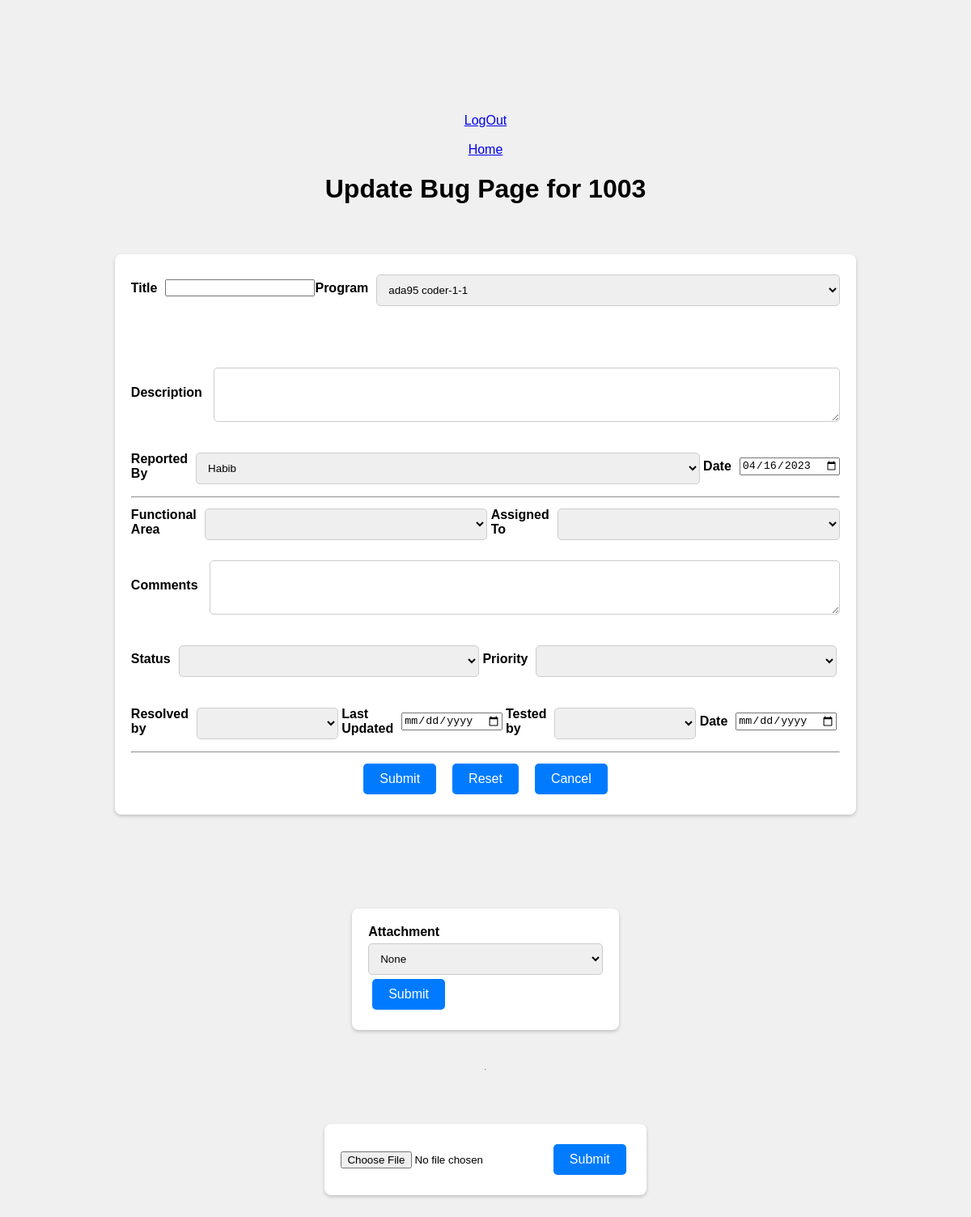
Page /update_bug/1003 (signed in) on the earlier database version.
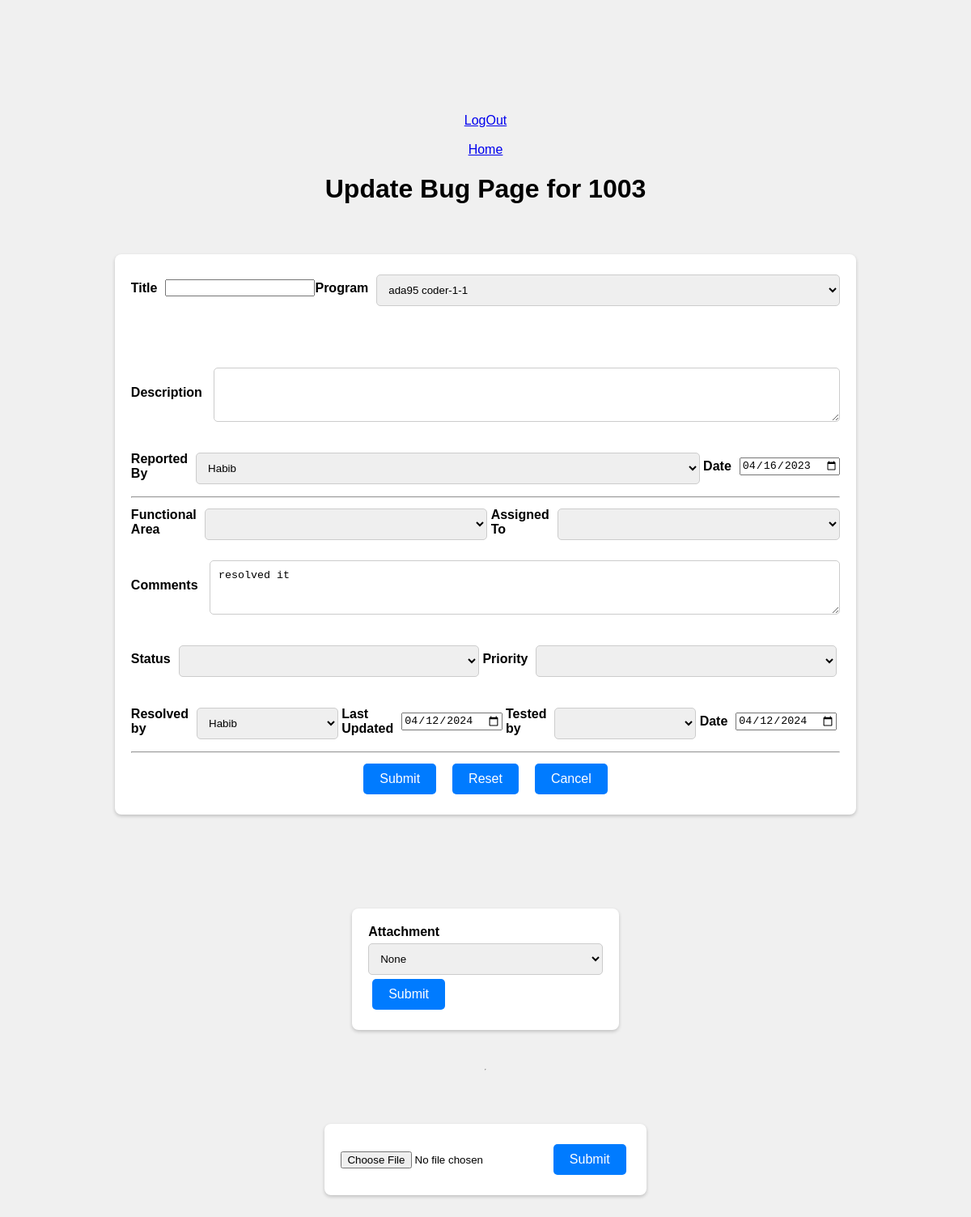
Same page on the later database version.
### tables this page shows
CREATE TABLE BUGS (
            bug_id INTEGER NOT NULL PRIMARY KEY AUTOINCREMENT,
            program_options TEXT,
            report_options TEXT,
            severity TEXT,
            problem_summary TEXT,
            reproducible TEXT,
            problem TEXT,
            reported_by TEXT,
            entry_date TEXT,
            areas TEXT,
            assigned_to TEXT,
            comments TEXT,
            status TEXT,
            priority TEXT,
            resolution TEXT,
            resolution_version TEXT,
            resolved_by TEXT,
            resolved_date TEXT,
            tested_by TEXT,
            tested_date TEXT,
            treat_as TEXT
        );

CREATE TABLE `employees` ( `emp_id` INTEGER NOT NULL PRIMARY KEY AUTOINCREMENT, `name` varchar(32) NOT NULL, `username` varchar(32) NOT NULL, `password` varchar(32) NOT NULL, `userlevel` int(11) NOT NULL);

### app.py (the view, shortened to what this page needs)
@app.route("/update_bug/<bug_id>",methods=["GET","POST"])
def update_bug(bug_id):
    if "loggedin" not in session:
        return render_template("login.html")
    db = get_db()
    query = f"select * from bugs where bug_id={bug_id}"
    cur = db.execute(query)
    data = cur.fetchall()
    programs = get_programs()
    employees = get_employees()
    areas = get_area()
    report_options = ["Coding Error","Design Issue","Suggestion","Documentation","Hardware","Query"]
    severity = ["Minor", "Serious", "Fatal"]
    status=["open","closed","resolved"]
    priority = [1,2,3,4,5,6]
    resolution = ["Pending","Fixed","Irreproducible","Deferred","As designed","Withdrawn by reporter","Need more info",\
                  "Disagree with suggestion","Duplicate"]
    attach_cur = db.execute(f'select * from attach where bug_id={bug_id}')
    attach = attach_cur.fetchall()
    return render_template("update_bug.html",bug_id=bug_id,data=data,programs=programs,report_options=report_options,\
                           severity=severity,employees=employees,areas=areas,\
                            status=status,priority=priority,resolution=resolution,attach=attach)

### app.py (called while the page is built)
def connect_db():
    sql = sqlite3.connect('/Users/anurag/Documents/CSULB/Sem 4/CECS 544/Assignments/Semester Project/Bug_Hound-Project-main/final_project/server/db/bughound.db')
    sql.row_factory = sqlite3.Row
    return sql

def get_db():
    if not hasattr(g,"sqlite3"):
        g.sqlite_db = connect_db()
    return g.sqlite_db

def get_programs():
    db=get_db()
    cur = db.execute('select * from programs')
    programs = cur.fetchall()
    return programs

def get_employees():
    db=get_db()
    cur = db.execute('select * from employees')
    employees = cur.fetchall()
    return employees

def get_area():
    db = get_db()
    cur = db.execute("select * from areas")
    areas = cur.fetchall()
    return areas

### templates/update_bug.html (shortened to what this page needs)
<!DOCTYPE html>
<html lang="en">
<head>
    <link rel="stylesheet" href="{{ url_for('static', filename='css/index.css') }}">
</head>
<body>
    <a href="{{url_for('logout')}}">LogOut</a>
    <br/>
    <a href="{{url_for('index_page')}}">Home</a>
    <h1>Update Bug Page for {{bug_id}}</h1>
    <form method="POST" action="{{url_for('update_bug',bug_id=bug_id)}}">
        <div class="form-row">
            <label for="title">Title</label>
            <input type="text" id="title" name="title">
            <label id="program">Program</label>
            <select id ="program" name="program_options">
                {% for program in programs %}
                    {% set prog = '-'.join(program[1:]) %}
                    <option value="{{'-'.join(program[1:])}}" {% if prog == data[0][1] %}selected{% endif %}>{{'-'.join(program[1:]) }}</option>
                {% endfor %}
            </select>
        </div>
        <br/>
        <br/>
        <div class="form-row" style="margin-top:20px;">
            <label style="vertical-align:top" for=problem>Description</label>
            <textarea name="problem" id="problem" cols="90" rows="3"></textarea>
        </div>
        <br/>
        <div class="form-row">
            <label id="reported_by">Reported By</label>
            <select id ="reported_by" name="reported_by">
                {% for option in employees %}
                <option value="{{option[1]}}" {% if option[1] == data[0][7] %}selected{% endif %}>{{option[1]}}</option>
                {% endfor %}
            </select>
            <label for="entry_date">Date</label>
            <input type="date" id="entry_date" name="entry_date" value="{{data[0][8]}}"><br>
        </div>
        <hr/>
        <div class="form-row">
            <label id="areas">Functional Area</label>
            <select id ="areas" name="areas">
                <option style="display:none;"></option>
                {% for option in areas %}
                <option value="{{option[2]}}" {% if option[2] == data[0][9] %}selected{% endif %}>{{option[2]}}</option>
                {% endfor %}
            </select>
            <label id="assigned_to">Assigned To</label>
            <select id ="assigned_to" name="assigned_to">
                <option style="display:none;"></option>
                {% for option in employees %}
                <option value="{{option[1]}}" {% if option[1] == data[0][10] %}selected{% endif %}>{{option[1]}}</option>
                {% endfor %}
            </select>
        </div>
        <div class="form-row" style="margin-top:20px;">
            <label style="vertical-align:top" for=comments>Comments</label>
            {% if data[0][11] %}
                <textarea name="comments" id="comments" cols="90" rows="3">{{data[0][11]}}</textarea>
            {% else %}
            <textarea name="comments" id="comments" cols="90" rows="3"></textarea>
            {% endif %}
        </div>
        <br/>
        <div class="form-row">
            <label id="status">Status</label>
            <select id ="status" name="status">
                <option style="display:none;"></option>
                {% for option in status %}
                <option value="{{option}}" {% if option == data[0][12] %}selected{% endif %}>{{option}}</option>
                {% endfor %}
            </select>
            <label id="priority">Priority</label>
            <select id ="priority" name="priority">
            <option style="display:none;"></option>
            {% for option in priority %}
            <option value="{{option}}" {% if option == data[0][13] %}selected{% endif %}>{{option}}</option>
            {% endfor %}
            </select>
        </div>
        <br/>
        <div class="form-row">
            <label id="resolved_by">Resolved by</label>
            <select id ="resolved_by" name="resolved_by">
                <option style="display:none;"></option>
                {% for option in employees %}
                <option value="{{option[1]}}" {% if option[1] == data[0][16] %}selected{% endif %}>{{option[1]}}</option>
                {% endfor %}
            </select>
            <label for="resolved_date">Last Updated</label>
            <input type="date" id="resolved_date" name="resolved_date" value="{{data[0][17]}}">
            <label id="tested_by">Tested by</label>
            <select id ="tested_by" name="tested_by">
                <option style="display:none;"></option>
                {% for option in employees %}
                <option value="{{option[1]}}" {% if option[1] == data[0][18] %}selected{% endif %}>{{option[1]}}</option>
                {% endfor %}
            </select>
            <label for="tested_date">Date</label>
            <input type="date" id="tested_date" name="tested_date" value="{{data[0][19]}}">
        </div>
        <hr/>
        <div class="button-row">
            <input type="submit" class="btn" value="Submit">
            <input type="reset" class="btn" value="Reset">
            <button type="button" class="btn"><a href="{{url_for('index_page')}}" >Cancel</a></button>
        </div>
    </form>
    <br/>
    <br/>
    <form action="{{url_for('view_attachment')}}" method="post">
        <label for="options"><b>Attachment</b></label>
        <select name="options">
            <option value="None" selected>None</option>
        </select>
        <input type="submit" class="btn" value ="Submit">
    </form>
    <hr/>
    <br/>
    <form action = "{{url_for('upload_attachment',bug_id=bug_id)}}" method = "post" enctype="multipart/form-data">
        <input type="file" name="file" />
        <input type = "submit" class="btn" value="Submit">
    </form>
</body>
</html>

### static/css/index.css (style rules this page uses)
body { background-color: #f0f0f0; font-family: Arial, sans-serif; margin: 0; padding-top: 140px; display: flex; flex-direction: column; align-items: center; }
.form-row { display: flex; justify-content: space-between; align-items: center; margin-bottom: 15px; }
label { font-weight: bold; margin-right: 10px; }
.textbox, select, textarea { width: 100%; padding: 10px; margin-top: 5px; border-radius: 5px; border: 1px solid #ccc; box-sizing: border-box; }
.btn, input[type="submit"], input[type="reset"], button[type="button"], .button-row .btn { padding: 10px 20px; background-color: #007bff; color: white; border: none; border-radius: 5px; cursor: pointer; text-decoration: none; margin: 5px; font-size: inherit; }
.button-row { display: flex; justify-content: center; gap: 10px; }
.btn a { color: white; text-decoration: none; display: block; height: 100%; text-align: center; }
form { background: #fff; padding: 20px; border-radius: 8px; box-shadow: 0 2px 4px rgba(0,0,0,0.2); margin: 40px 0; }

Differences in the rows shown:
changed BUGS "ada95 coder-1-1": comments (not shown) → "resolved it"; resolved_by (not shown) → "Habib"; resolved_date (not shown) → "04/12/2024"; tested_date (not shown) → "04/12/2024"
